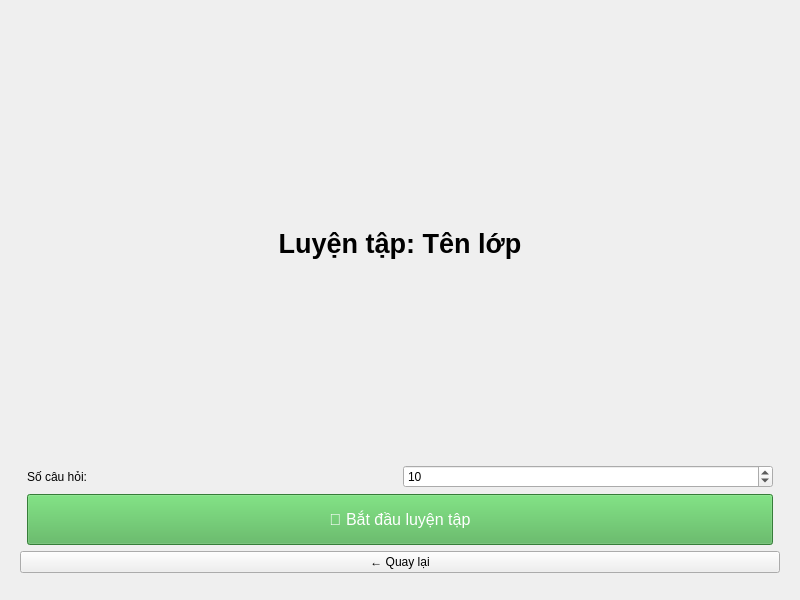
<?xml version="1.0" encoding="UTF-8"?>
<ui version="4.0">
 <class>PracticeMode</class>
 <widget class="QWidget" name="PracticeMode">
  <property name="geometry">
   <rect>
    <x>0</x>
    <y>0</y>
    <width>800</width>
    <height>600</height>
   </rect>
  </property>
  <property name="windowTitle">
   <string>Chế độ luyện tập</string>
  </property>
  <layout class="QVBoxLayout" name="mainLayout">
   <item>
    <widget class="QStackedWidget" name="stackedWidget">
     <!-- Start Page -->
     <widget class="QWidget" name="startPage">
      <layout class="QVBoxLayout">
       <item>
        <spacer><property name="orientation"><enum>Qt::Vertical</enum></property></spacer>
       </item>
       <item>
        <widget class="QLabel" name="lblClassName">
         <property name="text"><string>Luyện tập: Tên lớp</string></property>
         <property name="alignment"><set>Qt::AlignCenter</set></property>
         <property name="font"><font><pointsize>20</pointsize><bold>true</bold></font></property>
        </widget>
       </item>
       <item>
        <layout class="QHBoxLayout">
         <item><spacer><property name="orientation"><enum>Qt::Horizontal</enum></property></spacer></item>
         <item>
          <widget class="QLabel"><property name="text"><string>Số câu hỏi:</string></property></widget>
         </item>
         <item>
          <widget class="QSpinBox" name="spinNumQuestions">
           <property name="minimum"><number>5</number></property>
           <property name="maximum"><number>50</number></property>
           <property name="value"><number>10</number></property>
          </widget>
         </item>
         <item><spacer><property name="orientation"><enum>Qt::Horizontal</enum></property></spacer></item>
        </layout>
       </item>
       <item>
        <layout class="QHBoxLayout">
         <item><spacer><property name="orientation"><enum>Qt::Horizontal</enum></property></spacer></item>
         <item>
          <widget class="QPushButton" name="btnStart">
           <property name="text"><string>🚀 Bắt đầu luyện tập</string></property>
           <property name="styleSheet"><string>background-color: #4CAF50; color: white; padding: 15px 30px; font-size: 16px;</string></property>
          </widget>
         </item>
         <item><spacer><property name="orientation"><enum>Qt::Horizontal</enum></property></spacer></item>
        </layout>
       </item>
       <item>
        <widget class="QPushButton" name="btnBack">
         <property name="text"><string>← Quay lại</string></property>
        </widget>
       </item>
       <item>
        <spacer><property name="orientation"><enum>Qt::Vertical</enum></property></spacer>
       </item>
      </layout>
     </widget>
     <!-- Practice Page -->
     <widget class="QWidget" name="practicePage">
      <layout class="QVBoxLayout">
       <item>
        <widget class="QLabel" name="lblQuestionNumber">
         <property name="text"><string>Câu 1/10</string></property>
         <property name="font"><font><pointsize>14</pointsize></font></property>
        </widget>
       </item>
       <item>
        <widget class="QFrame">
         <property name="styleSheet"><string>background-color: #f5f5f5; padding: 20px; border-radius: 10px;</string></property>
         <layout class="QVBoxLayout">
          <item>
           <widget class="QLabel" name="lblQuestionContent">
            <property name="text"><string>Nội dung câu hỏi</string></property>
            <property name="wordWrap"><bool>true</bool></property>
            <property name="font"><font><pointsize>14</pointsize></font></property>
           </widget>
          </item>
         </layout>
        </widget>
       </item>
       <item>
        <widget class="QGroupBox">
         <property name="title"><string>Chọn đáp án:</string></property>
         <layout class="QVBoxLayout">
          <item><widget class="QRadioButton" name="radioA"><property name="text"><string>A.</string></property></widget></item>
          <item><widget class="QRadioButton" name="radioB"><property name="text"><string>B.</string></property></widget></item>
          <item><widget class="QRadioButton" name="radioC"><property name="text"><string>C.</string></property></widget></item>
          <item><widget class="QRadioButton" name="radioD"><property name="text"><string>D.</string></property></widget></item>
         </layout>
        </widget>
       </item>
       <item>
        <layout class="QHBoxLayout">
         <item><spacer><property name="orientation"><enum>Qt::Horizontal</enum></property></spacer></item>
         <item>
          <widget class="QPushButton" name="btnNext">
           <property name="text"><string>Câu tiếp ▶</string></property>
           <property name="styleSheet"><string>background-color: #2196F3; color: white; padding: 10px 20px;</string></property>
          </widget>
         </item>
         <item>
          <widget class="QPushButton" name="btnFinish">
           <property name="text"><string>Hoàn thành</string></property>
           <property name="styleSheet"><string>background-color: #4CAF50; color: white; padding: 10px 20px;</string></property>
          </widget>
         </item>
        </layout>
       </item>
      </layout>
     </widget>
     <!-- Result Page -->
     <widget class="QWidget" name="resultPage">
      <layout class="QVBoxLayout">
       <item><spacer><property name="orientation"><enum>Qt::Vertical</enum></property></spacer></item>
       <item>
        <widget class="QLabel">
         <property name="text"><string>🎉 Kết quả luyện tập</string></property>
         <property name="alignment"><set>Qt::AlignCenter</set></property>
         <property name="font"><font><pointsize>24</pointsize><bold>true</bold></font></property>
        </widget>
       </item>
       <item>
        <widget class="QLabel" name="lblResultScore">
         <property name="text"><string>85.0 điểm</string></property>
         <property name="alignment"><set>Qt::AlignCenter</set></property>
         <property name="font"><font><pointsize>48</pointsize><bold>true</bold></font></property>
         <property name="styleSheet"><string>color: #4CAF50;</string></property>
        </widget>
       </item>
       <item>
        <widget class="QLabel" name="lblResultDetail">
         <property name="text"><string>Số câu đúng: 8/10</string></property>
         <property name="alignment"><set>Qt::AlignCenter</set></property>
         <property name="font"><font><pointsize>16</pointsize></font></property>
        </widget>
       </item>
       <item>
        <widget class="QTextEdit" name="textResultDetails">
         <property name="readOnly"><bool>true</bool></property>
        </widget>
       </item>
       <item>
        <widget class="QPushButton" name="btnBackFromResult">
         <property name="text"><string>← Quay lại</string></property>
        </widget>
       </item>
       <item><spacer><property name="orientation"><enum>Qt::Vertical</enum></property></spacer></item>
      </layout>
     </widget>
    </widget>
   </item>
  </layout>
 </widget>
 <resources/>
 <connections>
  <connection>
   <sender>btnBackFromResult</sender>
   <signal>clicked()</signal>
   <receiver>PracticeMode</receiver>
   <slot>backToClassDetail()</slot>
  </connection>
 </connections>
 <slots>
  <slot>backToClassDetail()</slot>
 </slots>
</ui>
